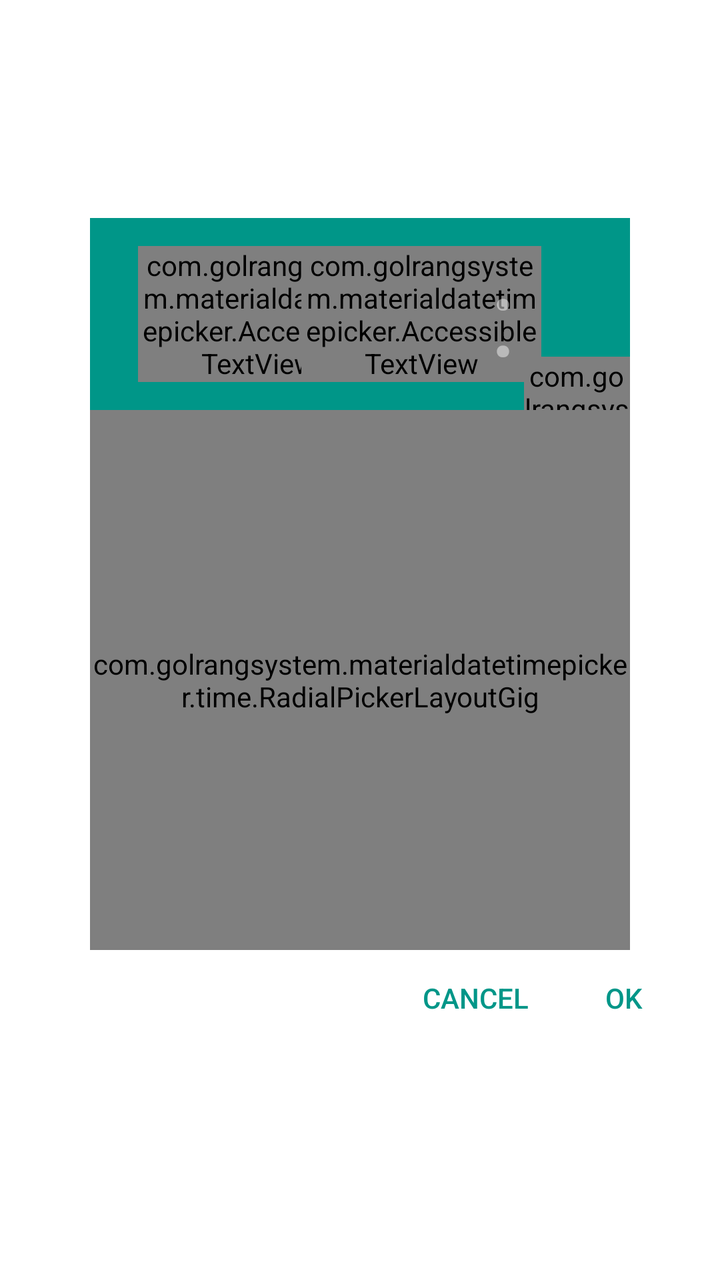
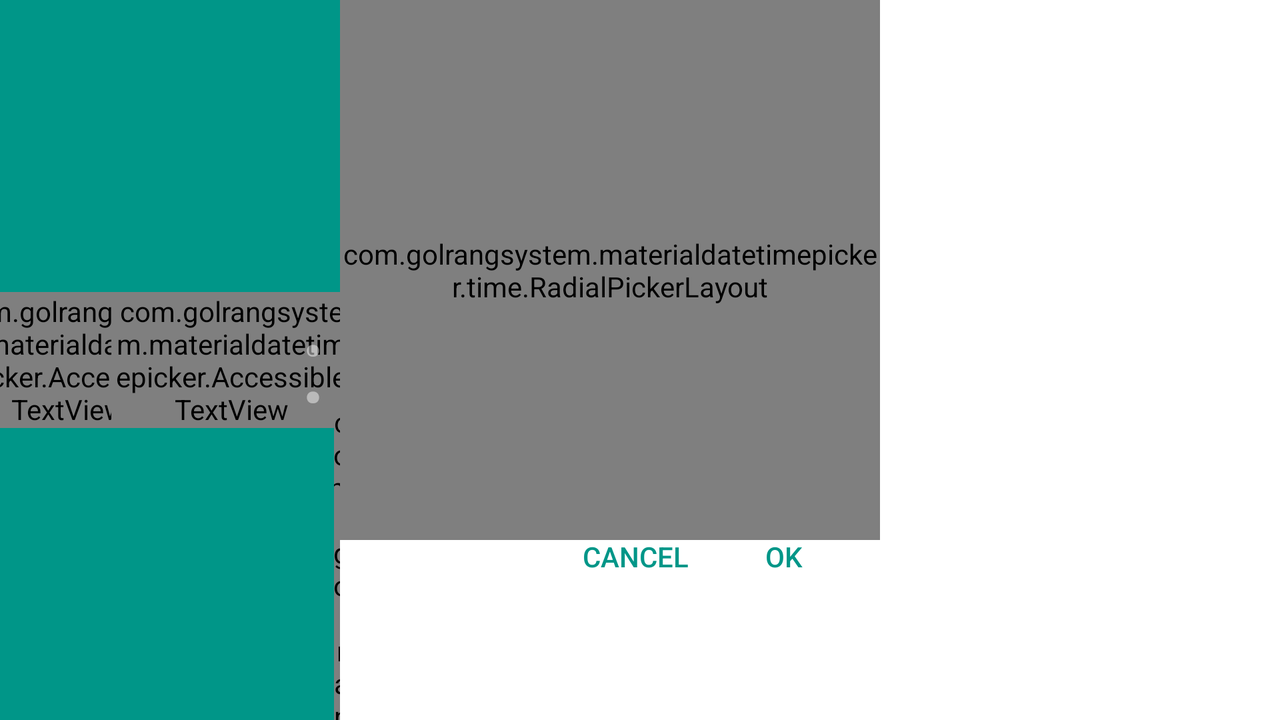

Two renders of one Android screen. The first uses the default layout on a phone; the second uses the alternative layout the repository ships for a different screen configuration, on a matching device. The two XML files are below.
<!-- AndroidManifest.xml: fallback theme Theme.MaterialComponents.DayNight.NoActionBar -->
<!-- res/layout/fh_gig_mdtp_time_picker_dialog_v2.xml -->
<?xml version="1.0" encoding="utf-8"?>
<LinearLayout xmlns:android="http://schemas.android.com/apk/res/android"
    android:id="@+id/fh_gig_mdtp_time_picker_dialog"
    android:layout_width="@dimen/fh_gig_mdtp_picker_dimen"
    android:layout_height="wrap_content"
    android:background="@color/fh_gig_mdtp_background_color"
    android:focusable="true"
    android:gravity="center"
    android:orientation="vertical"
    >
  <LinearLayout
      android:id="@+id/fh_gig_mdtp_time_display_background"
      android:layout_width="wrap_content"
      android:layout_height="wrap_content"
      android:background="@color/fh_gig_mdtp_accent_color"
      android:orientation="vertical"
      >
    <include layout="@layout/fh_gig_mdtp_time_title_view_v2"/>
    <include
        layout="@layout/fh_gig_mdtp_time_header_label"
        android:layout_width="match_parent"
        android:layout_height="@dimen/fh_gig_mdtp_header_height"
        android:layout_gravity="center"
        />
    <com.golrangsystem.materialdatetimepicker.time.RadialPickerLayoutGig
        android:id="@+id/fh_gig_mdtp_time_picker"
        android:layout_width="@dimen/fh_gig_mdtp_picker_dimen"
        android:layout_height="@dimen/fh_gig_mdtp_picker_dimen"
        android:layout_gravity="center"
        android:background="@color/fh_gig_mdtp_circle_background"
        android:focusable="true"
        android:focusableInTouchMode="true"
        />
  </LinearLayout>
  <include layout="@layout/fh_gig_mdtp_done_button"/>
</LinearLayout>
<!-- res/layout/fh_gig_mdtp_time_title_view_v2.xml (included above) -->
<?xml version="1.0" encoding="utf-8"?>
<TextView
    xmlns:android="http://schemas.android.com/apk/res/android"
    android:id="@+id/fh_gig_mdtp_time_picker_header"
    android:layout_width="match_parent"
    android:layout_height="wrap_content"
    android:background="@color/fh_gig_mdtp_accent_color_dark"
    android:gravity="center"
    android:includeFontPadding="false"
    android:maxLines="1"
    android:padding="8dp"
    android:textAllCaps="@bool/fh_gig_mdtp_title_all_caps"
    android:textColor="@color/fh_gig_mdtp_white"
    android:textSize="@dimen/fh_gig_mdtp_time_picker_header_text_size"
    android:visibility="gone"
    />
<!-- res/layout/fh_gig_mdtp_time_header_label.xml (included above) -->
<?xml version="1.0" encoding="utf-8"?>
<RelativeLayout xmlns:android="http://schemas.android.com/apk/res/android"
    android:id="@+id/fh_gig_mdtp_time_display"
    android:layout_width="match_parent"
    android:layout_height="match_parent"
    android:layout_gravity="center"
    android:background="@color/fh_gig_mdtp_accent_color"
    android:clipChildren="false"
    >
  <View
      android:id="@+id/fh_gig_mdtp_center_view"
      android:layout_width="1dp"
      android:layout_height="1dp"
      android:layout_centerInParent="true"
      android:background="#00000000"
      android:importantForAccessibility="no"
      android:visibility="invisible"
      />
  <TextView
      android:id="@+id/fh_gig_mdtp_hour_space"
      android:layout_width="wrap_content"
      android:layout_height="wrap_content"
      android:layout_centerVertical="true"
      android:layout_toLeftOf="@+id/fh_gig_mdtp_separator"
      android:importantForAccessibility="no"
      android:text="@string/fh_gig_mdtp_time_placeholder"
      android:visibility="invisible"
      style="@style/fh_gig_mdtp_time_label"
      />
  <FrameLayout
      android:layout_width="0dp"
      android:layout_height="match_parent"
      android:layout_alignLeft="@+id/fh_gig_mdtp_hour_space"
      android:layout_alignRight="@+id/fh_gig_mdtp_hour_space"
      android:layout_centerVertical="true"
      android:layout_marginLeft="@dimen/fh_gig_mdtp_extra_time_label_margin"
      android:layout_marginRight="@dimen/fh_gig_mdtp_extra_time_label_margin"
      android:background="@android:color/transparent"
      android:clipChildren="false"
      >
    <com.golrangsystem.materialdatetimepicker.AccessibleTextView
        android:id="@+id/fh_gig_mdtp_hours"
        android:layout_width="wrap_content"
        android:layout_height="wrap_content"
        android:layout_gravity="center"
        android:background="@android:color/transparent"
        android:gravity="center_horizontal"
        android:text="@string/fh_gig_mdtp_time_placeholder"
        android:textColor="@color/fh_gig_mdtp_white"
        style="@style/fh_gig_mdtp_time_label"
        />
  </FrameLayout>
  <TextView
      android:id="@+id/fh_gig_mdtp_separator"
      android:layout_width="wrap_content"
      android:layout_height="wrap_content"
      android:layout_alignRight="@+id/fh_gig_mdtp_center_view"
      android:layout_centerVertical="true"
      android:background="@android:color/transparent"
      android:importantForAccessibility="no"
      android:paddingLeft="@dimen/fh_gig_mdtp_separator_padding"
      android:paddingRight="@dimen/fh_gig_mdtp_separator_padding"
      android:text="@string/fh_gig_mdtp_time_separator"
      android:textColor="@color/fh_gig_mdtp_accent_color_focused"
      style="@style/fh_gig_mdtp_time_label"
      />
  <TextView
      android:id="@+id/fh_gig_mdtp_minutes_space"
      android:layout_width="wrap_content"
      android:layout_height="wrap_content"
      android:layout_centerVertical="true"
      android:layout_toRightOf="@+id/fh_gig_mdtp_separator"
      android:importantForAccessibility="no"
      android:text="@string/fh_gig_mdtp_time_placeholder"
      android:textColor="@color/fh_gig_mdtp_accent_color_focused"
      android:visibility="invisible"
      style="@style/fh_gig_mdtp_time_label"
      />
  <FrameLayout
      android:layout_width="0dp"
      android:layout_height="match_parent"
      android:layout_alignLeft="@+id/fh_gig_mdtp_minutes_space"
      android:layout_alignRight="@+id/fh_gig_mdtp_minutes_space"
      android:layout_centerVertical="true"
      android:layout_marginLeft="@dimen/fh_gig_mdtp_extra_time_label_margin"
      android:layout_marginRight="@dimen/fh_gig_mdtp_extra_time_label_margin"
      android:background="@android:color/transparent"
      >
    <com.golrangsystem.materialdatetimepicker.AccessibleTextView
        android:id="@+id/fh_gig_mdtp_minutes"
        android:layout_width="wrap_content"
        android:layout_height="wrap_content"
        android:layout_gravity="center"
        android:background="@android:color/transparent"
        android:gravity="center_horizontal"
        android:text="@string/fh_gig_mdtp_time_placeholder"
        android:textColor="@color/fh_gig_mdtp_accent_color_focused"
        style="@style/fh_gig_mdtp_time_label"
        />
  </FrameLayout>
  <TextView
      android:id="@+id/fh_gig_mdtp_separator_seconds"
      android:layout_width="wrap_content"
      android:layout_height="wrap_content"
      android:layout_centerVertical="true"
      android:layout_toRightOf="@+id/fh_gig_mdtp_minutes_space"
      android:background="@android:color/transparent"
      android:importantForAccessibility="no"
      android:paddingLeft="@dimen/fh_gig_mdtp_separator_padding"
      android:paddingRight="@dimen/fh_gig_mdtp_separator_padding"
      android:text="@string/fh_gig_mdtp_time_separator"
      android:textColor="@color/fh_gig_mdtp_accent_color_focused"
      style="@style/fh_gig_mdtp_time_label"
      />
  <TextView
      android:id="@+id/fh_gig_mdtp_seconds_space"
      android:layout_width="wrap_content"
      android:layout_height="wrap_content"
      android:layout_centerVertical="true"
      android:layout_toRightOf="@+id/fh_gig_mdtp_separator_seconds"
      android:background="@android:color/transparent"
      android:importantForAccessibility="no"
      android:text="@string/fh_gig_mdtp_time_placeholder"
      android:textColor="@color/fh_gig_mdtp_accent_color_focused"
      android:visibility="invisible"
      style="@style/fh_gig_mdtp_time_label_small"
      />
  <com.golrangsystem.materialdatetimepicker.AccessibleTextView
      android:id="@+id/fh_gig_mdtp_seconds"
      android:layout_width="wrap_content"
      android:layout_height="wrap_content"
      android:layout_alignBaseline="@id/fh_gig_mdtp_separator"
      android:layout_gravity="center"
      android:layout_toRightOf="@+id/fh_gig_mdtp_separator_seconds"
      android:background="@android:color/transparent"
      android:gravity="center_horizontal"
      android:text="@string/fh_gig_mdtp_time_placeholder"
      android:textColor="@color/fh_gig_mdtp_accent_color_focused"
      style="@style/fh_gig_mdtp_time_label_small"
      />
  <LinearLayout
      android:id="@+id/fh_gig_mdtp_ampm_layout"
      android:layout_width="wrap_content"
      android:layout_height="wrap_content"
      android:layout_alignBaseline="@+id/fh_gig_mdtp_seconds"
      android:layout_toRightOf="@id/fh_gig_mdtp_seconds"
      android:background="@android:color/transparent"
      android:baselineAlignedChildIndex="1"
      android:orientation="vertical"
      >
    <TextView
        android:id="@+id/fh_gig_mdtp_am_label"
        android:layout_width="wrap_content"
        android:layout_height="wrap_content"
        android:background="@android:color/transparent"
        android:importantForAccessibility="no"
        android:paddingLeft="@dimen/fh_gig_mdtp_ampm_left_padding"
        android:paddingRight="@dimen/fh_gig_mdtp_ampm_left_padding"
        android:text="@string/fh_gig_mdtp_am"
        android:textColor="@color/fh_gig_mdtp_accent_color_focused"
        style="@style/fh_gig_mdtp_ampm_label"
        />
    <TextView
        android:id="@+id/fh_gig_mdtp_pm_label"
        android:layout_width="wrap_content"
        android:layout_height="wrap_content"
        android:layout_marginTop="6dp"
        android:background="@android:color/transparent"
        android:importantForAccessibility="no"
        android:paddingLeft="@dimen/fh_gig_mdtp_ampm_left_padding"
        android:paddingRight="@dimen/fh_gig_mdtp_ampm_left_padding"
        android:text="@string/fh_gig_mdtp_pm"
        android:textColor="@color/fh_gig_mdtp_accent_color_focused"
        style="@style/fh_gig_mdtp_ampm_label"
        />
  </LinearLayout>
</RelativeLayout>
<!-- res/layout/fh_gig_mdtp_done_button.xml (included above) -->
<?xml version="1.0" encoding="utf-8"?>
<LinearLayout xmlns:android="http://schemas.android.com/apk/res/android"
    android:id="@+id/fh_gig_mdtp_done_background"
    android:layout_width="match_parent"
    android:layout_height="56dp"
    android:layout_gravity="center_vertical"
    android:background="@android:color/transparent"
    android:gravity="end|right"
    android:orientation="horizontal"
    android:paddingBottom="8dp"
    >
  <LinearLayout
      android:layout_width="0dp"
      android:layout_height="wrap_content"
      android:layout_marginLeft="16dp"
      android:layout_marginStart="16dp"
      android:layout_weight="1"
      >
    <Button
        android:id="@+id/fh_gig_mdtp_change_to_shamsi"
        android:layout_width="wrap_content"
        android:layout_height="wrap_content"
        android:layout_gravity="left"
        android:layout_marginEnd="16dp"
        android:layout_marginRight="16dp"
        android:text="@string/fh_gig_mdtp_change_to_shamsi"
        android:visibility="gone"
        style="@style/fh_gig_mdtp_ActionButton.Text"
        />
  </LinearLayout>
  <Button
      android:id="@+id/fh_gig_mdtp_cancel"
      android:layout_width="wrap_content"
      android:layout_height="wrap_content"
      android:layout_marginEnd="8dp"
      android:layout_marginRight="8dp"
      android:text="@string/fh_gig_mdtp_cancel"
      style="@style/fh_gig_mdtp_ActionButton.Text"
      />
  <Button
      android:id="@+id/fh_gig_mdtp_ok"
      android:layout_width="wrap_content"
      android:layout_height="wrap_content"
      android:layout_marginEnd="16dp"
      android:layout_marginRight="16dp"
      android:text="@string/fh_gig_mdtp_ok"
      style="@style/fh_gig_mdtp_ActionButton.Text"
      />
</LinearLayout>
<!-- resources referenced by this layout -->
<resources>
  <bool name="fh_gig_mdtp_title_all_caps">true</bool>
  <color name="fh_gig_mdtp_accent_color">#009688</color>
  <color name="fh_gig_mdtp_accent_color_dark">#00796b</color>
  <color name="fh_gig_mdtp_accent_color_focused">#76ffffff</color>
  <color name="fh_gig_mdtp_background_color">@color/fh_gig_mdtp_white</color>
  <color name="fh_gig_mdtp_circle_background">@color/fh_gig_mdtp_background_color</color>
  <color name="fh_gig_mdtp_white">#ffffff</color>
  <dimen name="fh_gig_mdtp_ampm_left_padding">6dip</dimen>
  <dimen name="fh_gig_mdtp_extra_time_label_margin">-30dp</dimen>
  <dimen name="fh_gig_mdtp_header_height">96dip</dimen>
  <dimen name="fh_gig_mdtp_picker_dimen">270dip</dimen>
  <dimen name="fh_gig_mdtp_separator_padding">4dip</dimen>
  <dimen name="fh_gig_mdtp_time_picker_header_text_size">12dp</dimen>
  <string name="fh_gig_mdtp_am">am</string>
  <string name="fh_gig_mdtp_cancel">@android:string/cancel</string>
  <string name="fh_gig_mdtp_change_to_shamsi">Shamsi</string>
  <string name="fh_gig_mdtp_ok">@android:string/ok</string>
  <string name="fh_gig_mdtp_pm">pm</string>
  <string name="fh_gig_mdtp_time_placeholder" translatable="false">00</string>
  <string name="fh_gig_mdtp_time_separator" translatable="false">:</string>
  <style name="fh_gig_mdtp_ampm_label">
      <item name="android:textSize">@dimen/fh_gig_mdtp_ampm_label_size</item>
      <item name="android:textAllCaps">true</item>
      <item name="android:textColor">@color/fh_gig_mdtp_ampm_text_color</item>
      <item name="android:textStyle">bold</item>
    </style>
  <style name="fh_gig_mdtp_time_label">
      <item name="android:textSize">@dimen/fh_gig_mdtp_time_label_size</item>
      <item name="android:textColor">@color/fh_gig_mdtp_numbers_text_color</item>
    </style>
  <style name="fh_gig_mdtp_time_label_small" parent="fh_gig_mdtp_time_label">
      <item name="android:textSize">@dimen/fh_gig_mdtp_time_label_subscript_size</item>
      <item name="android:layout_marginBottom">@dimen/fh_gig_mdtp_time_label_shift</item>
    </style>
  <dimen name="fh_gig_mdtp_material_button_textsize">14sp</dimen>
  <!-- drawable fh_gig_mdtp_material_button_background (drawable) -->
  <?xml version="1.0" encoding="utf-8"?>
  <selector xmlns:android="http://schemas.android.com/apk/res/android" android:exitFadeDuration="@android:integer/config_shortAnimTime">
      <item android:drawable="@drawable/fh_gig_mdtp_material_button_selected" android:state_focused="true" />
      <item android:drawable="@drawable/fh_gig_mdtp_material_button_selected" android:state_pressed="true" />
      <item android:drawable="@android:color/transparent" />
  </selector>
  <dimen name="fh_gig_mdtp_material_button_minwidth">64dp</dimen>
  <dimen name="fh_gig_mdtp_material_button_textpadding_horizontal">8dp</dimen>
  <color name="fh_gig_mdtp_button_color">@color/fh_gig_mdtp_accent_color</color>
  <dimen name="fh_gig_mdtp_ampm_label_size">16dp</dimen>
  <color name="fh_gig_mdtp_ampm_text_color">@color/fh_gig_mdtp_numbers_text_color</color>
  <dimen name="fh_gig_mdtp_time_label_size">54dp</dimen>
  <color name="fh_gig_mdtp_numbers_text_color">#ff212121</color>
  <dimen name="fh_gig_mdtp_time_label_subscript_size">30dp</dimen>
  <dimen name="fh_gig_mdtp_time_label_shift">-12dp</dimen>
  <!-- drawable fh_gig_mdtp_material_button_selected (drawable) -->
  <?xml version="1.0" encoding="utf-8"?>
  <inset xmlns:android="http://schemas.android.com/apk/res/android"
      android:insetBottom="6dp"
      android:insetTop="6dp">
      <shape xmlns:android="http://schemas.android.com/apk/res/android"
          android:shape="rectangle">
          <corners android:radius="2dp" />
          <solid android:color="@color/fh_gig_mdtp_button_selected" />
          <padding
              android:bottom="4dp"
              android:top="4dp" />
      </shape>
  </inset>
  <color name="fh_gig_mdtp_button_selected">#33969696</color>
</resources>
<!-- res/layout-land/fh_gig_mdtp_time_picker_dialog_v2.xml (the author's variant of the layout above) -->
<!-- drawn on the phone turned sideways -->
<?xml version="1.0" encoding="utf-8"?>
<LinearLayout xmlns:android="http://schemas.android.com/apk/res/android"
    android:id="@+id/fh_gig_mdtp_time_picker_dialog"
    android:layout_width="wrap_content"
    android:layout_height="wrap_content"
    android:background="@color/fh_gig_mdtp_background_color"
    android:focusable="true"
    android:orientation="horizontal"
    >
  <include layout="@layout/fh_gig_mdtp_time_title_view_v2"/>
  <FrameLayout
      android:id="@+id/fh_gig_mdtp_time_display_background"
      android:layout_width="@dimen/fh_gig_mdtp_date_picker_header_width"
      android:layout_height="match_parent"
      android:background="@color/fh_gig_mdtp_accent_color"
      >
    <include
        layout="@layout/fh_gig_mdtp_time_header_label"
        android:layout_width="match_parent"
        android:layout_height="match_parent"
        android:layout_gravity="center"
        />
  </FrameLayout>
  <LinearLayout
      android:layout_width="wrap_content"
      android:layout_height="wrap_content"
      android:background="@android:color/transparent"
      android:orientation="vertical"
      >
    <com.golrangsystem.materialdatetimepicker.time.RadialPickerLayout
        android:id="@+id/fh_gig_mdtp_time_picker"
        android:layout_width="@dimen/fh_gig_mdtp_picker_dimen"
        android:layout_height="@dimen/fh_gig_mdtp_picker_dimen"
        android:layout_gravity="center"
        android:background="@color/fh_gig_mdtp_circle_background"
        android:focusable="true"
        android:focusableInTouchMode="true"
        />
    <include
        layout="@layout/fh_gig_mdtp_done_button"
        android:layout_width="match_parent"
        android:layout_height="wrap_content"
        android:layout_marginTop="-16dp"
        />
  </LinearLayout>
</LinearLayout>
<!-- resources referenced by the variant -->
<!-- as the phone turned sideways resolves them -->
<resources>
  <bool name="fh_gig_mdtp_title_all_caps">true</bool>
  <color name="fh_gig_mdtp_accent_color">#009688</color>
  <color name="fh_gig_mdtp_accent_color_dark">#00796b</color>
  <color name="fh_gig_mdtp_accent_color_focused">#76ffffff</color>
  <color name="fh_gig_mdtp_background_color">@color/fh_gig_mdtp_white</color>
  <color name="fh_gig_mdtp_circle_background">@color/fh_gig_mdtp_background_color</color>
  <color name="fh_gig_mdtp_white">#ffffff</color>
  <dimen name="fh_gig_mdtp_ampm_left_padding">6dip</dimen>
  <!-- from res/values-land/ -->
  <dimen name="fh_gig_mdtp_date_picker_header_width">170dp</dimen>
  <dimen name="fh_gig_mdtp_extra_time_label_margin">-30dp</dimen>
  <!-- from res/values-w560dp-land/ -->
  <dimen name="fh_gig_mdtp_picker_dimen">270dip</dimen>
  <dimen name="fh_gig_mdtp_separator_padding">4dip</dimen>
  <dimen name="fh_gig_mdtp_time_picker_header_text_size">12dp</dimen>
  <string name="fh_gig_mdtp_am">am</string>
  <string name="fh_gig_mdtp_cancel">@android:string/cancel</string>
  <string name="fh_gig_mdtp_change_to_shamsi">Shamsi</string>
  <string name="fh_gig_mdtp_ok">@android:string/ok</string>
  <string name="fh_gig_mdtp_pm">pm</string>
  <string name="fh_gig_mdtp_time_placeholder" translatable="false">00</string>
  <string name="fh_gig_mdtp_time_separator" translatable="false">:</string>
  <style name="fh_gig_mdtp_ampm_label">
      <item name="android:textSize">@dimen/fh_gig_mdtp_ampm_label_size</item>
      <item name="android:textAllCaps">true</item>
      <item name="android:textColor">@color/fh_gig_mdtp_ampm_text_color</item>
      <item name="android:textStyle">bold</item>
    </style>
  <style name="fh_gig_mdtp_time_label">
      <item name="android:textSize">@dimen/fh_gig_mdtp_time_label_size</item>
      <item name="android:textColor">@color/fh_gig_mdtp_numbers_text_color</item>
    </style>
  <style name="fh_gig_mdtp_time_label_small" parent="fh_gig_mdtp_time_label">
      <item name="android:textSize">@dimen/fh_gig_mdtp_time_label_subscript_size</item>
      <item name="android:layout_marginBottom">@dimen/fh_gig_mdtp_time_label_shift</item>
    </style>
  <dimen name="fh_gig_mdtp_material_button_textsize">14sp</dimen>
  <!-- drawable fh_gig_mdtp_material_button_background (drawable) -->
  <?xml version="1.0" encoding="utf-8"?>
  <selector xmlns:android="http://schemas.android.com/apk/res/android" android:exitFadeDuration="@android:integer/config_shortAnimTime">
      <item android:drawable="@drawable/fh_gig_mdtp_material_button_selected" android:state_focused="true" />
      <item android:drawable="@drawable/fh_gig_mdtp_material_button_selected" android:state_pressed="true" />
      <item android:drawable="@android:color/transparent" />
  </selector>
  <dimen name="fh_gig_mdtp_material_button_minwidth">64dp</dimen>
  <dimen name="fh_gig_mdtp_material_button_textpadding_horizontal">8dp</dimen>
  <color name="fh_gig_mdtp_button_color">@color/fh_gig_mdtp_accent_color</color>
  <dimen name="fh_gig_mdtp_ampm_label_size">16dp</dimen>
  <color name="fh_gig_mdtp_ampm_text_color">@color/fh_gig_mdtp_numbers_text_color</color>
  <dimen name="fh_gig_mdtp_time_label_size">54dp</dimen>
  <color name="fh_gig_mdtp_numbers_text_color">#ff212121</color>
  <dimen name="fh_gig_mdtp_time_label_subscript_size">30dp</dimen>
  <dimen name="fh_gig_mdtp_time_label_shift">-12dp</dimen>
  <!-- drawable fh_gig_mdtp_material_button_selected (drawable) -->
  <?xml version="1.0" encoding="utf-8"?>
  <inset xmlns:android="http://schemas.android.com/apk/res/android"
      android:insetBottom="6dp"
      android:insetTop="6dp">
      <shape xmlns:android="http://schemas.android.com/apk/res/android"
          android:shape="rectangle">
          <corners android:radius="2dp" />
          <solid android:color="@color/fh_gig_mdtp_button_selected" />
          <padding
              android:bottom="4dp"
              android:top="4dp" />
      </shape>
  </inset>
  <color name="fh_gig_mdtp_button_selected">#33969696</color>
</resources>
